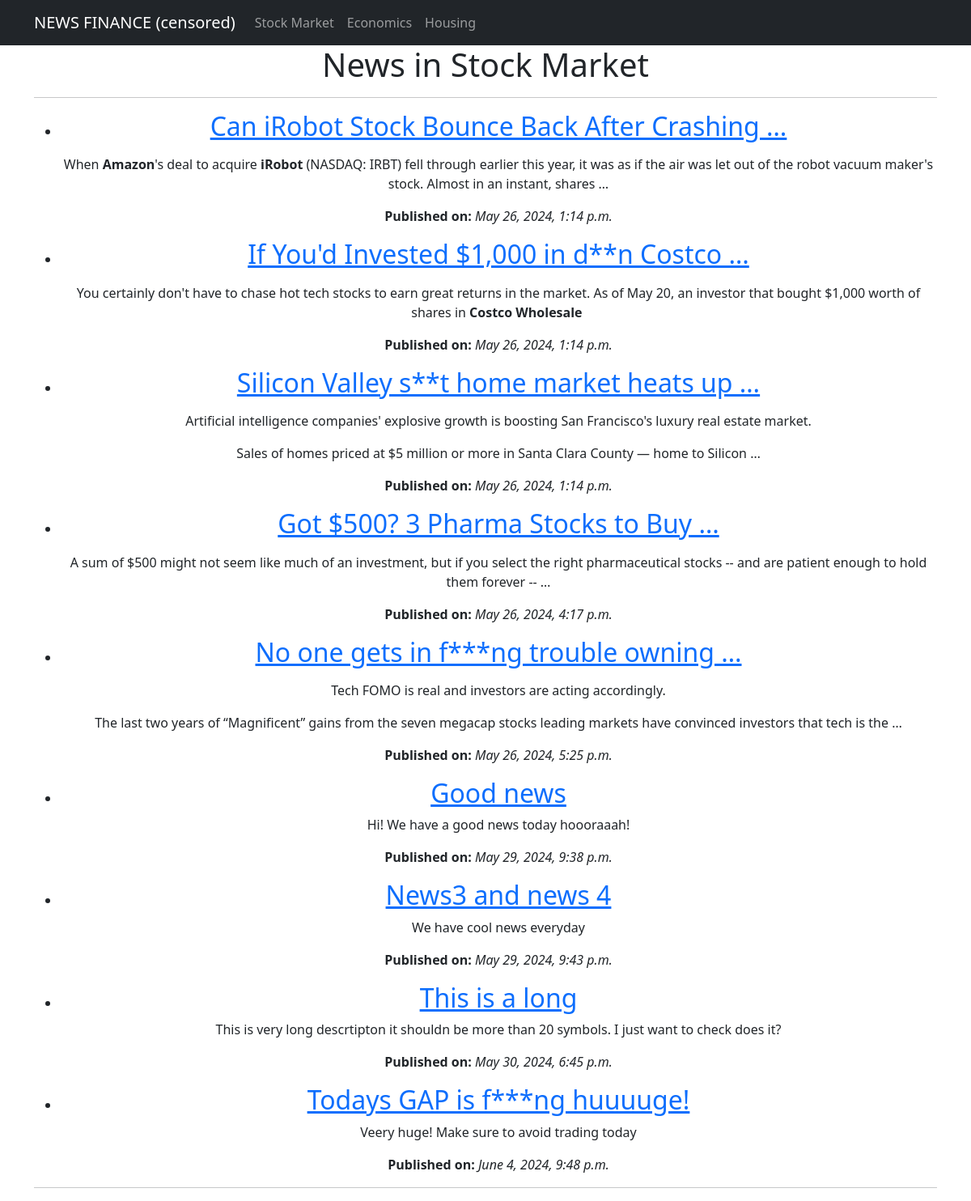
Screenshot of /category/Stock Market/ with the database file from the repository.
### app/models.py (models this page shows, shortened)
class Category(models.Model):
    name = models.CharField(max_length=100, unique=True)
    class Meta:
        verbose_name_plural = "Categories"

class News(models.Model):
    name = models.CharField(max_length=150, unique=True)
    description = models.TextField()
    published_date = models.DateTimeField(auto_now_add=True)
    category = models.ForeignKey(to='Category', on_delete=models.CASCADE, related_name='news')
    class Meta:
        verbose_name_plural = "News"

### app/views.py (the view)
# urls.py: path('category/<str:category_name>/', NewsByCategory.as_view(), name='news_by_category'),  # News by category
class NewsByCategory(ListView):
    template_name = 'news_by_category.html'
    context_object_name = 'news_items'
    def get_queryset(self):
        self.category = get_object_or_404(Category, name=self.kwargs['category_name'])
        return News.objects.filter(category=self.category)
    def get_context_data(self, **kwargs):
        context = super().get_context_data(**kwargs)
        context['category'] = self.category
        return context

### app/templatetags/custom_filters.py (called while the page is built)
@register.filter(name='censor_bad_words')
def censor_bad_words(value):
    words = value.split()
    censored_words = [BAD_WORDS.get(word, word) for word in words]
    return ' '.join(censored_words)

### templates/news_by_category.html (shortened to what this page needs)
{% extends 'flatpages/default.html' %}
{% load custom_filters %}
{% block content %}
<h1>News in {{ category.name }}</h1>
<hr>
<ul>
    {% for news in news_items %}
        <li>
            <h2><a href="{% url 'news_detail' news.pk %}">{{ news.name|censor_bad_words|truncatewords:7 }}</a></h2>
            <p>{{ news.description|truncatewords:30|safe }}</p>
            <p><strong>Published on:</strong> <i>{{ news.published_date }}</i></p>
        </li>
    {% empty %}
        <li>No news in this category.</li>
    {% endfor %}
</ul>
<hr>
{% endblock content %}

### rows the page displays
Category: name "Stock Market"
News: name|censor_bad_words "Can iRobot Stock Bounce Back After Crashing …", description "When Amazon 's deal to acquire iRobot (NASDAQ: IRBT) fell through earlier this year, it was as if the air was let out of the robot vacuum maker's stock. Almost in an instant, shares …", published_date "May 26, 2024, 1:14 p.m."
News: name|censor_bad_words "If You'd Invested $1,000 in d**n Costco …", description "You certainly don't have to chase hot tech stocks to earn great returns in the market. As of May 20, an investor that bought $1,000 worth of shares in Costco Wholesale", published_date "May 26, 2024, 1:14 p.m."
News: name|censor_bad_words "Silicon Valley s**t home market heats up …", description "Artificial intelligence companies' explosive growth is boosting San Francisco's luxury real estate market. Sales of homes priced at $5 million or more in Santa Clara County — home to Silicon …", published_date "May 26, 2024, 1:14 p.m."
News: name|censor_bad_words "Got $500? 3 Pharma Stocks to Buy …", description "A sum of $500 might not seem like much of an investment, but if you select the right pharmaceutical stocks -- and are patient enough to hold them forever -- …", published_date "May 26, 2024, 4:17 p.m."
News: name|censor_bad_words "No one gets in f***ng trouble owning …", description "Tech FOMO is real and investors are acting accordingly. The last two years of “Magnificent” gains from the seven megacap stocks leading markets have convinced investors that tech is the …", published_date "May 26, 2024, 5:25 p.m."
News: name|censor_bad_words "Good news", description "Hi! We have a good news today hoooraaah!", published_date "May 29, 2024, 9:38 p.m."
News: name|censor_bad_words "News3 and news 4", description "We have cool news everyday", published_date "May 29, 2024, 9:43 p.m."
News: name|censor_bad_words "This is a long", description "This is very long descrtipton it shouldn be more than 20 symbols. I just want to check does it?", published_date "May 30, 2024, 6:45 p.m."
News: name|censor_bad_words "Todays GAP is f***ng huuuuge!", description "Veery huge! Make sure to avoid trading today", published_date "June 4, 2024, 9:48 p.m."
